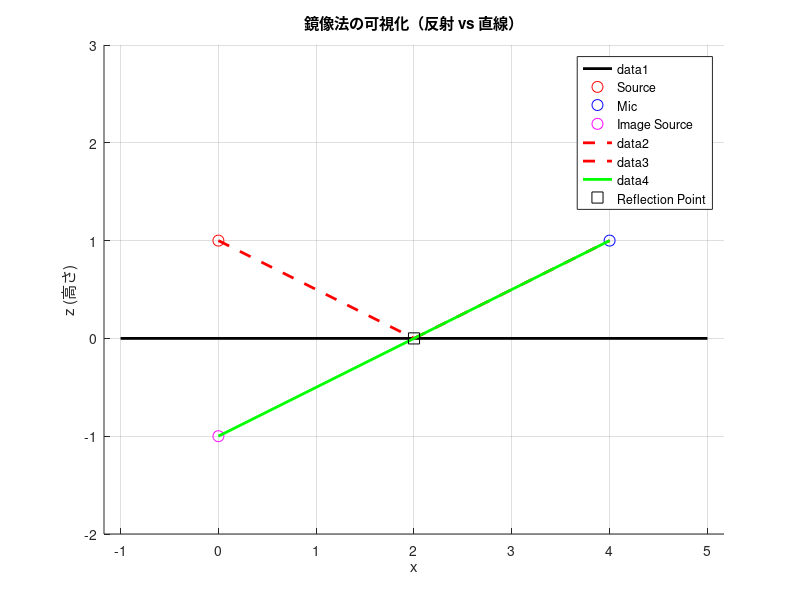

Write MATLAB code to recreate this figure.
clear; clc;

%% 座標設定
source = [0, 1];   % (x, z) 高さ1m
mic    = [4, 1];   % (x, z) 高さ1m

% 地面 z=0
ground_z = 0;

%% 鏡像音源
image_source = [source(1), -source(2)];

%% 反射点（直線と地面の交点を計算）
% 直線：image_source → mic
x1 = image_source(1); z1 = image_source(2);
x2 = mic(1);          z2 = mic(2);

% z=0 での交点を求める（線形補間）
t = (0 - z1) / (z2 - z1);
reflect_point = [x1 + t*(x2 - x1), 0];

%% プロット
figure; hold on; grid on;

% 地面
plot([-1 5], [0 0], 'k', 'LineWidth', 2);

% 実音源
plot(source(1), source(2), 'ro', 'MarkerSize', 8, 'DisplayName','Source');

% マイク
plot(mic(1), mic(2), 'bo', 'MarkerSize', 8, 'DisplayName','Mic');

% 鏡像音源
plot(image_source(1), image_source(2), 'mo', 'MarkerSize', 8, 'DisplayName','Image Source');

% 実際の反射経路（折れ線）
plot([source(1) reflect_point(1)], [source(2) reflect_point(2)], 'r--', 'LineWidth',2);
plot([reflect_point(1) mic(1)], [reflect_point(2) mic(2)], 'r--', 'LineWidth',2);

% 鏡像の直線
plot([image_source(1) mic(1)], [image_source(2) mic(2)], 'g-', 'LineWidth',2);

% 反射点
plot(reflect_point(1), reflect_point(2), 'ks', 'MarkerSize',8, 'DisplayName','Reflection Point');

legend;
xlabel('x');
ylabel('z (高さ)');
title('鏡像法の可視化（反射 vs 直線）');

axis equal;
ylim([-2 3]);
